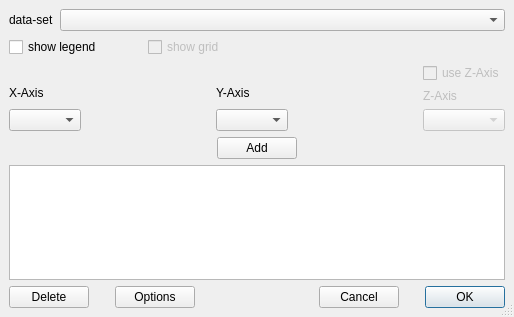
<ui version="4.0" >
 <author></author>
 <comment></comment>
 <exportmacro></exportmacro>
 <class>sel_data_dlg</class>
 <widget class="QDialog" name="sel_data_dlg" >
  <property name="geometry" >
   <rect>
    <x>0</x>
    <y>0</y>
    <width>514</width>
    <height>317</height>
   </rect>
  </property>
  <property name="windowTitle" >
   <string>Select Data</string>
  </property>
  <property name="sizeGripEnabled" >
   <bool>true</bool>
  </property>
  <layout class="QGridLayout" >
   <property name="margin" >
    <number>9</number>
   </property>
   <property name="spacing" >
    <number>6</number>
   </property>
   <item row="0" column="0" >
    <layout class="QVBoxLayout" >
     <property name="margin" >
      <number>0</number>
     </property>
     <property name="spacing" >
      <number>6</number>
     </property>
     <item>
      <layout class="QHBoxLayout" >
       <property name="margin" >
        <number>0</number>
       </property>
       <property name="spacing" >
        <number>6</number>
       </property>
       <item>
        <widget class="QLabel" name="eval_class_text" >
         <property name="sizePolicy" >
          <sizepolicy>
           <hsizetype>5</hsizetype>
           <vsizetype>5</vsizetype>
           <horstretch>0</horstretch>
           <verstretch>0</verstretch>
          </sizepolicy>
         </property>
         <property name="text" >
          <string>data-set</string>
         </property>
        </widget>
       </item>
       <item>
        <widget class="QComboBox" name="eval_class" >
         <property name="sizePolicy" >
          <sizepolicy>
           <hsizetype>7</hsizetype>
           <vsizetype>5</vsizetype>
           <horstretch>0</horstretch>
           <verstretch>0</verstretch>
          </sizepolicy>
         </property>
        </widget>
       </item>
      </layout>
     </item>
     <item>
      <layout class="QHBoxLayout" >
       <property name="margin" >
        <number>0</number>
       </property>
       <property name="spacing" >
        <number>6</number>
       </property>
       <item>
        <widget class="QCheckBox" name="show_legend" >
         <property name="text" >
          <string>show legend</string>
         </property>
        </widget>
       </item>
       <item>
        <spacer>
         <property name="orientation" >
          <enum>Qt::Horizontal</enum>
         </property>
         <property name="sizeType" >
          <enum>QSizePolicy::Minimum</enum>
         </property>
         <property name="sizeHint" >
          <size>
           <width>40</width>
           <height>20</height>
          </size>
         </property>
        </spacer>
       </item>
       <item>
        <widget class="QCheckBox" name="show_grid" >
         <property name="enabled" >
          <bool>false</bool>
         </property>
         <property name="sizePolicy" >
          <sizepolicy>
           <hsizetype>7</hsizetype>
           <vsizetype>0</vsizetype>
           <horstretch>0</horstretch>
           <verstretch>0</verstretch>
          </sizepolicy>
         </property>
         <property name="text" >
          <string>show grid</string>
         </property>
        </widget>
       </item>
      </layout>
     </item>
     <item>
      <layout class="QHBoxLayout" >
       <property name="margin" >
        <number>0</number>
       </property>
       <property name="spacing" >
        <number>6</number>
       </property>
       <item>
        <layout class="QVBoxLayout" >
         <property name="margin" >
          <number>0</number>
         </property>
         <property name="spacing" >
          <number>6</number>
         </property>
         <item>
          <spacer>
           <property name="orientation" >
            <enum>Qt::Vertical</enum>
           </property>
           <property name="sizeType" >
            <enum>QSizePolicy::Minimum</enum>
           </property>
           <property name="sizeHint" >
            <size>
             <width>20</width>
             <height>20</height>
            </size>
           </property>
          </spacer>
         </item>
         <item>
          <widget class="QLabel" name="x_axis_text" >
           <property name="text" >
            <string>X-Axis</string>
           </property>
          </widget>
         </item>
         <item>
          <widget class="QComboBox" name="x_axis" />
         </item>
        </layout>
       </item>
       <item>
        <spacer>
         <property name="orientation" >
          <enum>Qt::Horizontal</enum>
         </property>
         <property name="sizeType" >
          <enum>QSizePolicy::Expanding</enum>
         </property>
         <property name="sizeHint" >
          <size>
           <width>40</width>
           <height>20</height>
          </size>
         </property>
        </spacer>
       </item>
       <item>
        <layout class="QVBoxLayout" >
         <property name="margin" >
          <number>0</number>
         </property>
         <property name="spacing" >
          <number>6</number>
         </property>
         <item>
          <spacer>
           <property name="orientation" >
            <enum>Qt::Vertical</enum>
           </property>
           <property name="sizeType" >
            <enum>QSizePolicy::Minimum</enum>
           </property>
           <property name="sizeHint" >
            <size>
             <width>20</width>
             <height>20</height>
            </size>
           </property>
          </spacer>
         </item>
         <item>
          <widget class="QLabel" name="y_axis_text" >
           <property name="text" >
            <string>Y-Axis</string>
           </property>
          </widget>
         </item>
         <item>
          <widget class="QComboBox" name="y_axis" />
         </item>
        </layout>
       </item>
       <item>
        <spacer>
         <property name="orientation" >
          <enum>Qt::Horizontal</enum>
         </property>
         <property name="sizeType" >
          <enum>QSizePolicy::Expanding</enum>
         </property>
         <property name="sizeHint" >
          <size>
           <width>40</width>
           <height>20</height>
          </size>
         </property>
        </spacer>
       </item>
       <item>
        <layout class="QVBoxLayout" >
         <property name="margin" >
          <number>0</number>
         </property>
         <property name="spacing" >
          <number>6</number>
         </property>
         <item>
          <widget class="QCheckBox" name="use_z_axis" >
           <property name="enabled" >
            <bool>false</bool>
           </property>
           <property name="text" >
            <string>use Z-Axis</string>
           </property>
          </widget>
         </item>
         <item>
          <layout class="QVBoxLayout" >
           <property name="margin" >
            <number>0</number>
           </property>
           <property name="spacing" >
            <number>6</number>
           </property>
           <item>
            <widget class="QLabel" name="z_axis_text" >
             <property name="enabled" >
              <bool>false</bool>
             </property>
             <property name="text" >
              <string>Z-Axis</string>
             </property>
            </widget>
           </item>
           <item>
            <widget class="QComboBox" name="z_axis" >
             <property name="enabled" >
              <bool>false</bool>
             </property>
            </widget>
           </item>
          </layout>
         </item>
        </layout>
       </item>
      </layout>
     </item>
     <item>
      <layout class="QHBoxLayout" >
       <property name="margin" >
        <number>0</number>
       </property>
       <property name="spacing" >
        <number>6</number>
       </property>
       <item>
        <spacer>
         <property name="orientation" >
          <enum>Qt::Horizontal</enum>
         </property>
         <property name="sizeType" >
          <enum>QSizePolicy::Expanding</enum>
         </property>
         <property name="sizeHint" >
          <size>
           <width>40</width>
           <height>20</height>
          </size>
         </property>
        </spacer>
       </item>
       <item>
        <widget class="QPushButton" name="btn_add" >
         <property name="text" >
          <string>Add</string>
         </property>
        </widget>
       </item>
       <item>
        <spacer>
         <property name="orientation" >
          <enum>Qt::Horizontal</enum>
         </property>
         <property name="sizeType" >
          <enum>QSizePolicy::Expanding</enum>
         </property>
         <property name="sizeHint" >
          <size>
           <width>40</width>
           <height>20</height>
          </size>
         </property>
        </spacer>
       </item>
      </layout>
     </item>
     <item>
      <widget class="QListWidget" name="pair_list" />
     </item>
     <item>
      <layout class="QHBoxLayout" >
       <property name="margin" >
        <number>0</number>
       </property>
       <property name="spacing" >
        <number>6</number>
       </property>
       <item>
        <widget class="QPushButton" name="btn_del" >
         <property name="text" >
          <string>Delete</string>
         </property>
        </widget>
       </item>
       <item>
        <spacer>
         <property name="orientation" >
          <enum>Qt::Horizontal</enum>
         </property>
         <property name="sizeType" >
          <enum>QSizePolicy::Minimum</enum>
         </property>
         <property name="sizeHint" >
          <size>
           <width>20</width>
           <height>20</height>
          </size>
         </property>
        </spacer>
       </item>
       <item>
        <widget class="QPushButton" name="btn_opt" >
         <property name="text" >
          <string>Options</string>
         </property>
        </widget>
       </item>
       <item>
        <spacer>
         <property name="orientation" >
          <enum>Qt::Horizontal</enum>
         </property>
         <property name="sizeType" >
          <enum>QSizePolicy::Expanding</enum>
         </property>
         <property name="sizeHint" >
          <size>
           <width>40</width>
           <height>20</height>
          </size>
         </property>
        </spacer>
       </item>
       <item>
        <widget class="QPushButton" name="btn_cancel" >
         <property name="text" >
          <string>Cancel</string>
         </property>
        </widget>
       </item>
       <item>
        <spacer>
         <property name="orientation" >
          <enum>Qt::Horizontal</enum>
         </property>
         <property name="sizeType" >
          <enum>QSizePolicy::Minimum</enum>
         </property>
         <property name="sizeHint" >
          <size>
           <width>20</width>
           <height>20</height>
          </size>
         </property>
        </spacer>
       </item>
       <item>
        <widget class="QPushButton" name="btn_ok" >
         <property name="text" >
          <string>OK</string>
         </property>
         <property name="default" >
          <bool>true</bool>
         </property>
        </widget>
       </item>
      </layout>
     </item>
    </layout>
   </item>
  </layout>
 </widget>
 <layoutdefault spacing="6" margin="11" />
 <pixmapfunction>qPixmapFromMimeSource</pixmapfunction>
 <tabstops>
  <tabstop>eval_class</tabstop>
  <tabstop>use_z_axis</tabstop>
  <tabstop>x_axis</tabstop>
  <tabstop>y_axis</tabstop>
  <tabstop>z_axis</tabstop>
  <tabstop>btn_add</tabstop>
  <tabstop>btn_del</tabstop>
  <tabstop>btn_opt</tabstop>
  <tabstop>btn_cancel</tabstop>
  <tabstop>btn_ok</tabstop>
 </tabstops>
 <resources/>
 <connections/>
</ui>
